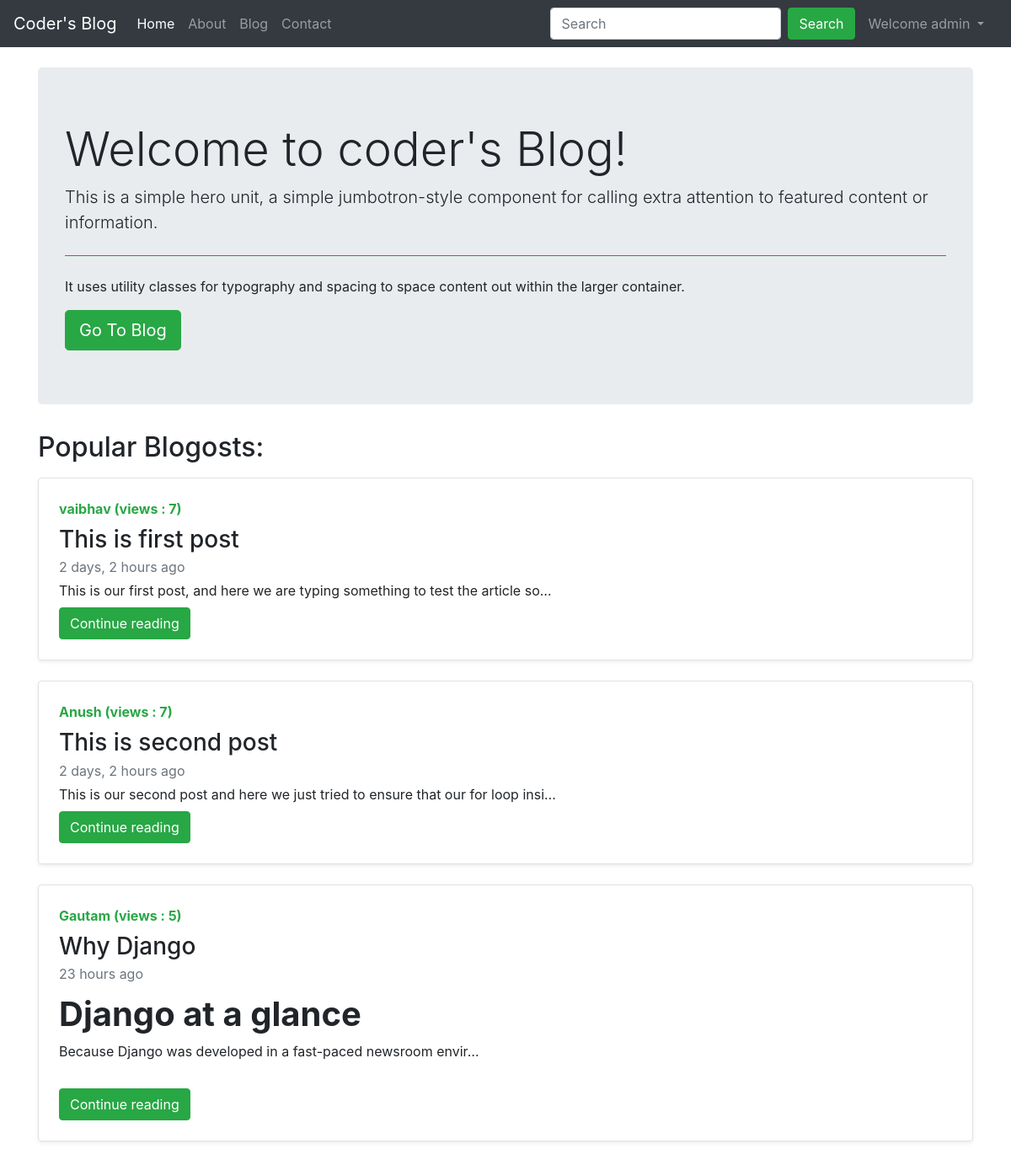
The app's page / (signed in) with its own data.
### blog/models.py (models this page shows, shortened)
class Post(models.Model):
    sno = models.AutoField(primary_key=True)
    title = models.CharField(max_length=255)
    content = models.TextField()
    author = models.CharField(max_length=50)
    slug = models.CharField(max_length=50)
    views = models.IntegerField(default=0)
    timeStamp = models.DateTimeField(blank=True)

### home/views.py (the view)
# urls.py: 2. Add a URL to urlpatterns:  path('', views.home, name='home')
def home(request):
    post = Post.objects.filter(views__gte = 5)
    return render(request, 'home/home.html', {'posts': post})

### templates/home/home.html (shortened to what this page needs)
{% extends 'base.html' %}
{% block homeactive %} active {% endblock homeactive %}
{% load humanize %}
{% block body %}
    <section class="pt-4 pb-4">
        <div class="container">
            <div class="row">
                <div class="col">
                    <div class="jumbotron">
                        <h1 class="display-4">Welcome to coder's Blog!</h1>
                        <p class="lead">This is a simple hero unit, a simple jumbotron-style component for calling extra attention to featured content or information.</p>
                        <hr class="my-4 bg-success">
                        <p>It uses utility classes for typography and spacing to space content out within the larger container.</p>
                        <a class="btn btn-success btn-lg" href="/blog" role="button">Go To Blog</a>
                    </div>
                </div>
            </div>
            <h2 class="mb-3">Popular Blogosts: </h2>
            {% for post in posts %}
            <div class="row no-gutters border rounded overflow-hidden flex-md-row mb-4 shadow-sm h-md-250 position-relative">
                <div class="col p-4 d-flex flex-column position-static">
                    <strong class="d-inline-block mb-2 text-success">{{post.author}} (views : {{post.views}})</strong>
                    <h3 class="mb-1">{{post.title}}</h3>
                    <div class="mb-1 text-muted">{{post.timeStamp | naturaltime}}</div>
                    <p class="card-text mb-2">{{post.content|safe|truncatechars_html:80}}</p>
                    <div>
                        <a href="/blog/{{post.slug}}" role="button" class="btn btn-success">Continue reading</a>
                    </div>
                </div>
            </div>
            {% endfor %}
        </div>
    </section>
{% endblock body %}

### templates/base.html (shortened to what this page needs)
<!doctype html>
<html lang="en">
  <head>
    <link rel="stylesheet" href="https://stackpath.bootstrapcdn.com/bootstrap/4.5.0/css/bootstrap.min.css">
    <link rel="stylesheet" href="https://stackpath.bootstrapcdn.com/font-awesome/4.7.0/css/font-awesome.min.css">
  </head>
  <body>
      <nav class="navbar navbar-expand-lg navbar-dark bg-dark">
        <a class="navbar-brand" href="/">Coder's Blog</a>
        <div class="collapse navbar-collapse" id="navbarSupportedContent">
          <ul class="navbar-nav mr-auto">
            <li class="nav-item {% block homeactive %} {% endblock homeactive %}">
              <a class="nav-link" href="/">Home <span class="sr-only">(current)</span></a>
            </li>
            <li class="nav-item {% block aboutactive %} {% endblock aboutactive %}">
              <a class="nav-link" href="/about">About</a>
            </li>
            <li class="nav-item {% block blogactive %} {% endblock blogactive %}">
              <a class="nav-link" href="/blog">Blog</a>
            </li>
            <li class="nav-item {% block contactactive %} {% endblock contactactive %}">
              <a class="nav-link" href="/contact">Contact</a>
            </li>
          </ul>
          <form class="form-inline my-2 my-lg-0 mr-2" method="GET" action="/search" id="search_form">
            <input class="form-control mr-sm-2" type="search" placeholder="Search" name="search" id="search" aria-label="Search">
            <input class="btn btn-success my-2 my-sm-0" type="submit" value="Search" id="submit">
          </form>
          {% if user.is_authenticated %}
            <ul class="navbar-nav mr-2">
              <li class="nav-item dropdown">
                <a href="#" class="nav-link dropdown-toggle" id="navbarDropdown" role="button" data-toggle="dropdown" aria-haspopup="true" aria-expanded="false">
                Welcome {{request.user}}
                </a>
              </li>
            </ul>
          {% else %}
            <button type="button" class="btn btn-success mr-1" data-toggle="modal" data-target="#signup">SignUp</button>
            <button type="button" class="btn btn-success" data-toggle="modal" data-target="#login">Login</button>
          {% endif %}
        </div>
      </nav>
    {% block body %}  {% endblock body %}
  </body>
</html>

### records on screen
Post: author "vaibhav", views "7", title "This is first post", timeStamp "2 days, 2 hours ago", content "This is our first post, and here we are typing something to test the article so…"
Post: author "Anush", views "7", title "This is second post", timeStamp "2 days, 2 hours ago", content "This is our second post and here we just tried to ensure that our for loop insi…"
Post: author "Gautam", views "5", title "Why Django", timeStamp "23 hours ago", content "Django at a glance Because Django was developed in a fast-paced newsroom envir…"

### other values on screen
{{ request.user }} "admin"
